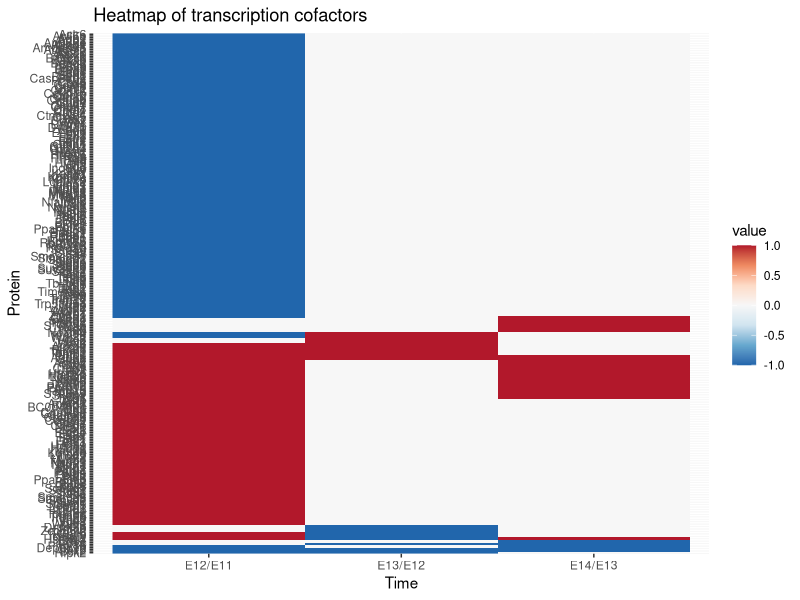
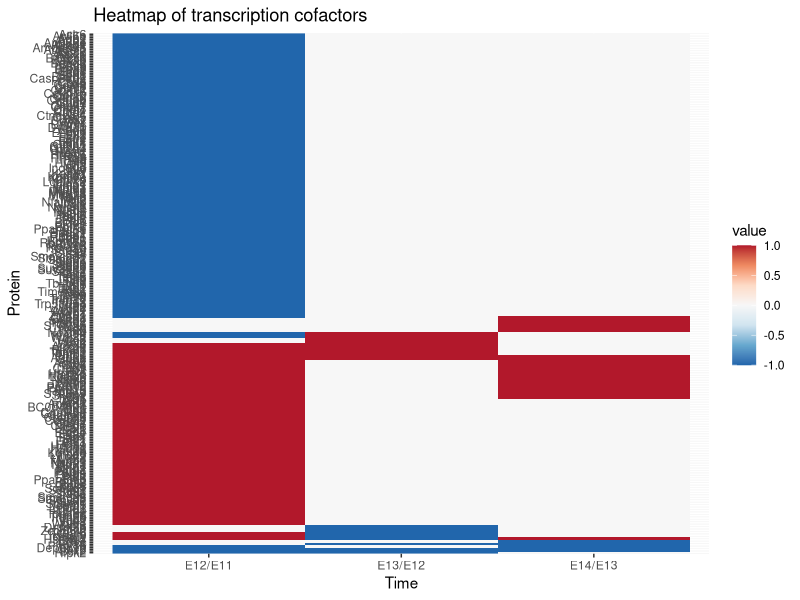

Generate these figures, in order, with R:
## ---- chunk 1
setwd("C:/Users/trant/Desktop/Embryonic RNA seq/My-repo/data")
e12.e11 = read.csv("e12.e11.de.cotf.0.5.csv", stringsAsFactors = FALSE, header = TRUE)
e12.e11 = e12.e11[, c(3,9)]
e13.e12 = read.csv("e13.e12.de.cotf.0.5.csv", stringsAsFactors = FALSE, header = TRUE)
e13.e12 = e13.e12[, c(3,9)]
e14.e13 = read.csv("e14.e13.de.cotf.0.5.csv", stringsAsFactors = FALSE, header = TRUE)
e14.e13 = e14.e13[, c(3,9)]

## ---- chunk 2
e12.e11_e13.e12 = merge(e12.e11, e13.e12, by = "Symbol", all = TRUE)
merged_data = merge(e12.e11_e13.e12, e14.e13, by = "Symbol", all = TRUE)
head(merged_data)
## ---- chunk 3
colnames(merged_data) = c("Symbol", "E12/E11", "E13/E12", "E14/E13")
head(merged_data)
## ---- chunk 4
up.down = function(logfc){
  if(is.na(logfc)){
    return(0)
  }else if(logfc < 0){
    return(-1)
  }else{return(1)}
}
## ---- chunk 5
df.for.heatmap = data.frame(merged_data$Symbol)
df.for.heatmap$'E12/E11' = sapply(merged_data[['E12/E11']], up.down)
df.for.heatmap$'E13/E12' = sapply(merged_data[['E13/E12']], up.down)
df.for.heatmap$'E14/E13' = sapply(merged_data[['E14/E13']], up.down)
head(df.for.heatmap)
## ---- chunk 6
setwd("C:/Users/trant/Desktop/Embryonic RNA seq/My-repo/data")
write.csv(df.for.heatmap, "df.for.heatmap.TF.cofactors.csv")

## ---- chunk 7
library(ggplot2)
library(reshape2)
## ---- chunk 8
row.names(df.for.heatmap) = df.for.heatmap$merged_data.Symbol
df.for.heatmap = df.for.heatmap[, -1]
head(df.for.heatmap)
## ---- chunk 9
row.order = hclust(dist(df.for.heatmap))$order
df.for.heatmap.new = df.for.heatmap[row.order,]
## ---- chunk 10
df.for.heatmap.molten = melt(as.matrix(df.for.heatmap.new))
names(df.for.heatmap.molten)[c(1,2)] = c("Protein", "Time")
## ---- chunk 11
ggplot(df.for.heatmap.molten, aes(x = Time, y = Protein, fill = value)) +
  geom_raster() +
  scale_fill_distiller(palette = "RdBu") +
  ggtitle("Heatmap of transcription cofactors")

ggsave("TcF.heatmap.not.arranged.pdf", height = 40, width = 10)
